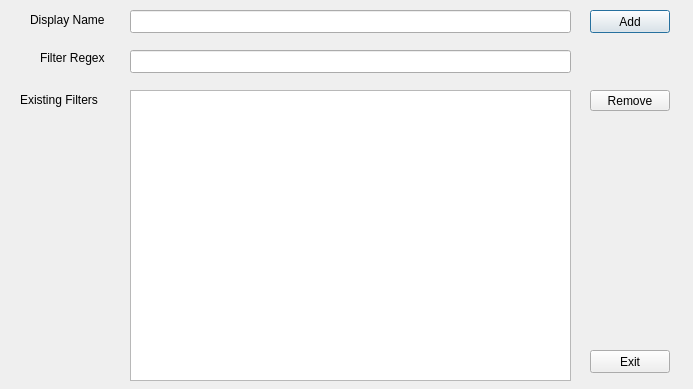
<?xml version="1.0" encoding="UTF-8"?>
<ui version="4.0">
 <class>logFilters</class>
 <widget class="QDialog" name="logFilters">
  <property name="geometry">
   <rect>
    <x>0</x>
    <y>0</y>
    <width>693</width>
    <height>389</height>
   </rect>
  </property>
  <property name="windowTitle">
   <string>Create Log Filters</string>
  </property>
  <widget class="QLineEdit" name="filterDisplayName">
   <property name="geometry">
    <rect>
     <x>130</x>
     <y>10</y>
     <width>441</width>
     <height>23</height>
    </rect>
   </property>
  </widget>
  <widget class="QLineEdit" name="filterRegexData">
   <property name="geometry">
    <rect>
     <x>130</x>
     <y>50</y>
     <width>441</width>
     <height>23</height>
    </rect>
   </property>
  </widget>
  <widget class="QLabel" name="filterDisplayNameLabel">
   <property name="geometry">
    <rect>
     <x>30</x>
     <y>10</y>
     <width>91</width>
     <height>20</height>
    </rect>
   </property>
   <property name="text">
    <string>Display Name</string>
   </property>
  </widget>
  <widget class="QLabel" name="filterRegexLabel">
   <property name="geometry">
    <rect>
     <x>40</x>
     <y>50</y>
     <width>81</width>
     <height>16</height>
    </rect>
   </property>
   <property name="text">
    <string>Filter Regex</string>
   </property>
  </widget>
  <widget class="QLabel" name="existingFiltersLabel">
   <property name="geometry">
    <rect>
     <x>20</x>
     <y>90</y>
     <width>91</width>
     <height>20</height>
    </rect>
   </property>
   <property name="text">
    <string>Existing Filters</string>
   </property>
  </widget>
  <widget class="QPushButton" name="filterAdd">
   <property name="geometry">
    <rect>
     <x>590</x>
     <y>10</y>
     <width>80</width>
     <height>23</height>
    </rect>
   </property>
   <property name="text">
    <string>Add</string>
   </property>
  </widget>
  <widget class="QPushButton" name="filterRemove">
   <property name="geometry">
    <rect>
     <x>590</x>
     <y>90</y>
     <width>80</width>
     <height>21</height>
    </rect>
   </property>
   <property name="text">
    <string>Remove</string>
   </property>
  </widget>
  <widget class="QPushButton" name="filterExit">
   <property name="geometry">
    <rect>
     <x>590</x>
     <y>350</y>
     <width>80</width>
     <height>23</height>
    </rect>
   </property>
   <property name="text">
    <string>Exit</string>
   </property>
  </widget>
  <widget class="QListWidget" name="existingFilters">
   <property name="geometry">
    <rect>
     <x>130</x>
     <y>90</y>
     <width>441</width>
     <height>291</height>
    </rect>
   </property>
  </widget>
 </widget>
 <resources/>
 <connections/>
</ui>
